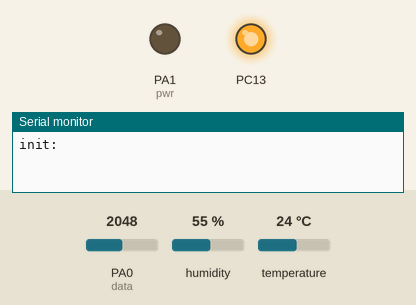
This sketch was run on a simulated STM32 Blue Pill. Parts: output pins drawn as LEDs (lit = HIGH), the last lines printed to the serial monitor. The test bench sets the inputs (shaded band); at power-on: PA0 (data) = 2048, humidity 55 %, temperature 24 °C. No radio packets arrive unless stated.

Above: at 0.1 s.
At 124.5 s:
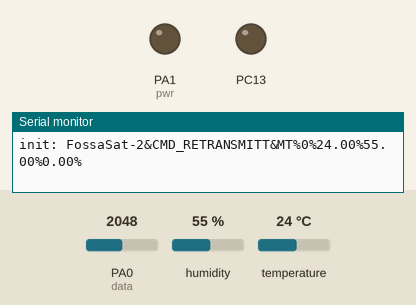
Timing chart, 0 to 126.0 s (numbered marks = the images above):
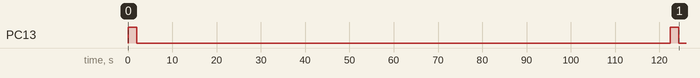

Measured:
- by itself, PC13: alternates HIGH for 2.0 s and LOW for 120 s

The sketch:

SenderPeer.ino
```cpp
#include <SPI.h>
#include <LoRa_STM32.h>
#include <Wire.h>

 //LoRa module pins
#define CS PA4
#define RST PB0
#define DI0 PA3
#define DI1 PA2

//LoRa parametes
#define TX_P 17
#define BAND 433E6
#define ENCRYPT 0x35
#define SpreadingFactor 12
#define CodingRate 8

//DHT parameters
#include<DHT.h>                     //Library for using DHT sensor
#define DHTPIN PB1
#define DHTTYPE DHT11
DHT dht(DHTPIN, DHTTYPE);

//HW-390 parameters
#define pwr PA1
#define data PA0
int counter = 0;
String message = "";

void setup() {
  Serial.begin(115200);
  Serial.printf("init: ");
  pinMode(pwr, OUTPUT);
  pinMode(PC13, OUTPUT);
  digitalWrite(pwr, LOW);
  digitalWrite(PC13, LOW);
  //Serial.println("LoRa Sender");

  LoRa.setTxPower(TX_P);
  LoRa.setSyncWord(ENCRYPT);
  LoRa.setCodingRate4(CodingRate);
  LoRa.setSpreadingFactor(SpreadingFactor);

  LoRa.setPins(CS, RST, DI0);
  if (!LoRa.begin(BAND))
  {
    Serial.println("Starting LoRa failed!");
    while (1);
  }
    // initialize digital pin PB2 as an output.
  dht.begin();
}

void loop() {
  digitalWrite(PC13, HIGH);   // turn the LED on (HIGH is the voltage level)
  delay(2000);
  digitalWrite(PC13, LOW); // turn the LED off by making the voltage LOW
  delay(100);
  float h = dht.readHumidity();       //Gets Humidity value
  float t = dht.readTemperature();  //Gets Temperature value
  digitalWrite(pwr, LOW);
  delay(100);
  float m = (analogRead(data)/4096)*3.3;
  delay(100);
  digitalWrite(pwr, LOW);
  //Serial.printf("Temp: ");
  //Serial.println(t);
  //Serial.printf("Humid: ");

  //Serial.println(h);
  //Serial.printf("mositure: ");
  //Serial.println(m);
  //Serial.print("Sending packet: ");
  LoRa.beginPacket();
  //LoRa.print("hello ");
  //LoRa.print(counter);
  message = "FossaSat-2&CMD_RETRANSMITT&MT%"+String(counter)+ "%" +String(t) + "%" + String(h)+"%"+String(m)+'%';
  Serial.println(message);
  LoRa.print(message);
  LoRa.endPacket();

  counter++;

  delay(120000);
}
```
